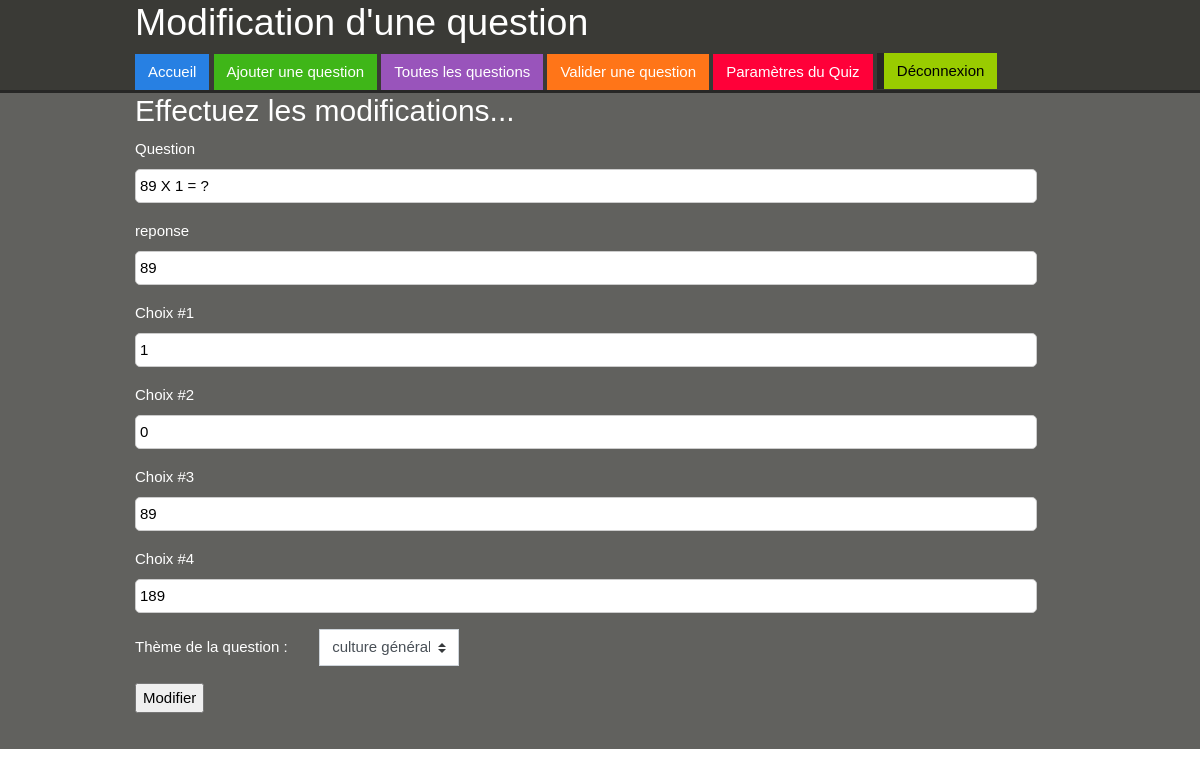
Screenshot of /admin/editquestion.php?qno=240 (signed in) with the database file from the repository.
### tables this page shows
CREATE TABLE IF NOT EXISTS `quiz` (
  `id` int(11) NOT NULL,
  `question` varchar(200) NOT NULL,
  `option1` varchar(200) NOT NULL,
  `option2` varchar(200) NOT NULL,
  `option3` varchar(200) NOT NULL,
  `option4` varchar(200) NOT NULL,
  `reponse` varchar(200) NOT NULL,
  `userreponse` varchar(200) DEFAULT NULL,
  `theme` varchar(200) NOT NULL,
  PRIMARY KEY (`id`)
);

### admin/editquestion.php (the view, shortened to what this page needs)
<?php include "../bdconfig.php";
if (isset($_SESSION['admin'])) {
	?>
<?php
if (isset($_GET['qno'])) {
	if (is_numeric($_GET['qno'])) {
		$query = $con->prepare( 'SELECT * FROM quiz WHERE id = :qno' );
		$query->bindValue( 'qno', $_GET['qno'], PDO::PARAM_INT );
		$query->execute();
		if ($query->rowCount() > 0) {
			while ($row = $query->fetch(PDO::FETCH_ASSOC)) {
                 $question = $row['question'];
                 $ans1 = $row['option1'];
                 $ans2 = $row['option2'];
                 $ans3 = $row['option3'];
                 $ans4 = $row['option4'];
                 $correct_answer = $row['reponse'];
			}
		}
		else {
			echo "<script> alert('Erreur');
			window.location.href = 'allquestions.php'; </script>" ;
		}
	}
	else {
		header("location: allquestions.php");
	}
}
?>
<!DOCTYPE html>
<html lang="fr">
	<head>
		<link rel="stylesheet" href="https://bootswatch.com/4/cosmo/bootstrap.min.css">
		<link rel="stylesheet" type="text/css" href="css/style.css">
	</head>
	<body>
		<header>
			<div class="container">
				<h1>Modification d'une question</h1>
				<a href="http://localhost/TER/projetquiz/" class="btn btn-primary">Accueil</a>
				<a href="add.php" class="btn btn-success">Ajouter une question</a>
				<a href="allquestions.php" class="btn btn-info">Toutes les questions</a>
				<a href="validation.php" class="btn btn-warning">Valider une question</a>
				<a href="parametre.php" class="btn btn-danger">Paramètres du Quiz</a>
				<a href="exit.php" class="start">Déconnexion</a>
			</div>
		</header>
		<main>
			<div class="container">
				<h2>Effectuez les modifications...</h2>
				<form method="post" action="">
					<p>
						<label>Question</label>
						<input type="text" name="question" required="" value="<?php echo htmlentities($question); ?>">
					</p>
					<p>
						<label>reponse</label>
						<input type="text" name="reponse" required="" value="<?php echo htmlentities($correct_answer); ?>">
					</p>
					<p>
						<label>Choix #1</label>
						<input type="text" name="choix1" required="" value="<?php echo htmlentities($ans1); ?>">
					</p>
					<p>
						<label>Choix #2</label>
						<input type="text" name="choix2" required="" value="<?php echo htmlentities($ans2); ?>">
					</p>
					<p>
						<label>Choix #3</label>
						<input type="text" name="choix3" required="" value="<?php echo htmlentities($ans3); ?>">
					</p>
					<p>
						<label>Choix #4</label>
						<input type="text" name="choix4" required="" value="<?php echo htmlentities($ans4); ?>">
					</p>
					<p>
						<label>Thème de la question :</label>
						<select class="custom-select" name="answer" style ="width: 15%;" required>
                        <option value="culture générale">culture générale</option>
                    </select>
					</p>
					<p>
						<input type="submit" name="submit" value="Modifier">
					</p>
				</form>
			</div>
		</main>
	</body>
</html>
<?php }
else {
	header("location: admin.php");
}
?>

### admin/css/style.css (style rules this page uses)
body { font-family: arial; line-height: 1.6em; }
a { text-decoration: none; }
label { display: inline-block; width: 180px; }
input[type='text'] { width: 97%; padding: 4px; border-radius: 5px; border:1px #ccc solid; }
.container { width: 80%; margin: 0 auto; overflow: auto; }
header { border-bottom: 3px #272726 solid; background: #3A3A36; color: white; }
main { padding-bottom: 20px; background: #61615E; color: white; }
a.start { display: inline-block; color: #000000; background: #99CC00; border-left: 7px #272726 solid; padding:6px 13px; }

### rows the page displays
quiz: question "89 X 1 = ?", reponse "89", choix1 "1", choix2 "0", choix3 "89", choix4 "189"
